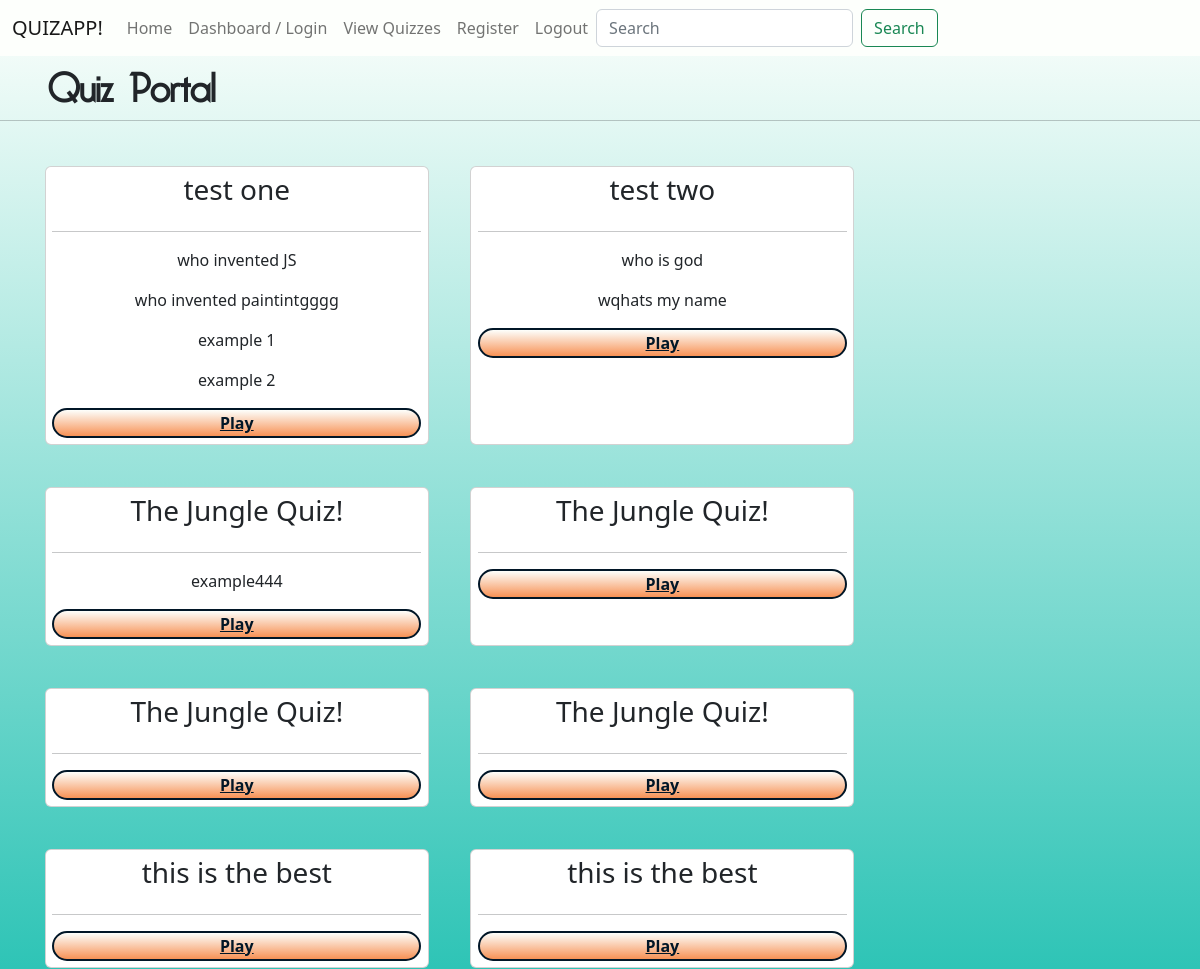
The app's page /quiz_portal, older data.
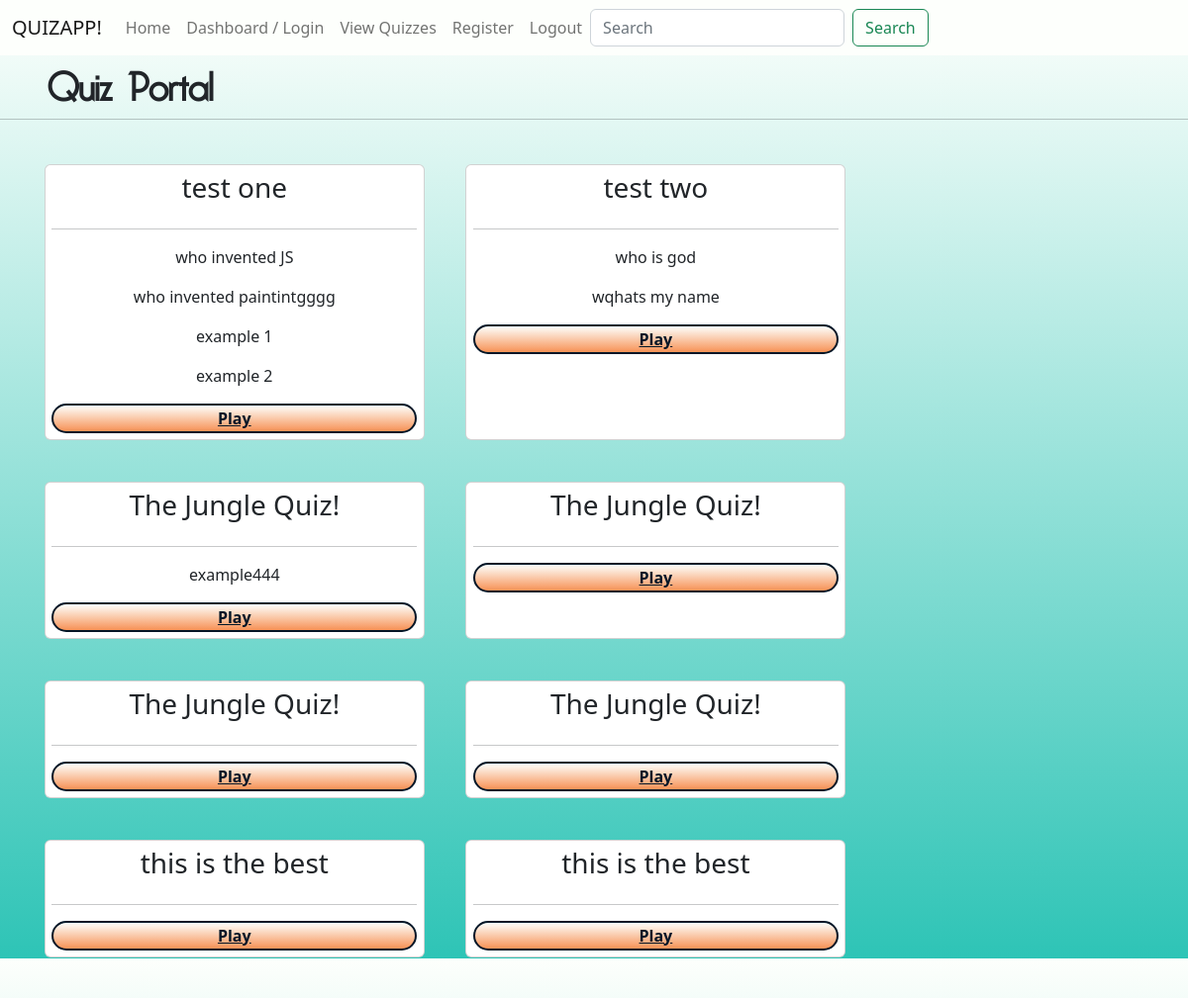
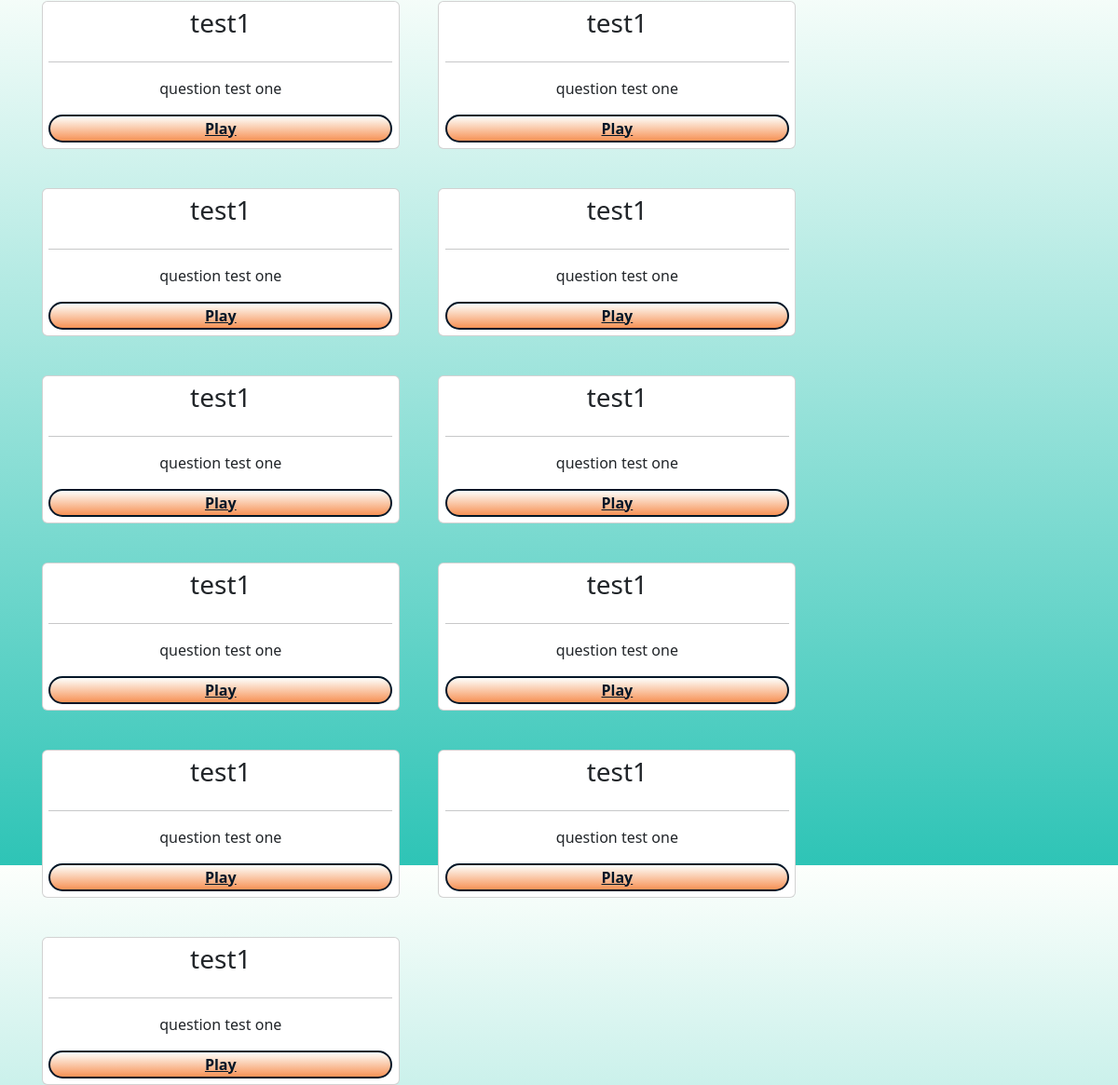
The same page, newer data (2 pictures, top to bottom).
### models.py (models this page shows)
class Quiz(db.Model):
    id = db.Column(db.Integer, primary_key=True, nullable=False)
    name = db.Column(db.String(30))
    date_created = db.Column(db.DateTime, nullable=False, default=datetime.utcnow())
    questions = db.relationship('Question', cascade="all, delete, delete-orphan", backref="quiz")

class Question(db.Model):
    id = db.Column(db.Integer, primary_key=True, nullable=False)
    name = db.Column(db.String(300))
    quiz_id = db.Column(db.Integer, db.ForeignKey('quiz.id'), nullable=False)
    answers = db.relationship('Answer', cascade="all, delete, delete-orphan", backref="question")

### user_views.py (the view)
@user_view.route("/quiz_portal")
def quiz_portal():
    quiz_total_list = Quiz.query.all()
    return render_template("user/quiz_portal.html", quiz_total_list=quiz_total_list)

### templates/user/quiz_portal.html
{% extends 'base.html' %}
{% block content %}
<h1 class="page-title">Quiz Portal</h1>
<hr/>
<div id="quiz_portal_container">
    {% for entry in quiz_total_list %}
    <div class="card quiz-container">
    <h3>{{entry.name}}</h3>
    <div id="desktop">
        <hr/>
        {% for question in entry.questions %}
        <p>{{question.name}}</p>
        {% endfor %}
    </div>
    <button id="play-btn"><a href="{{url_for("user_view.play_quiz", quiz_title=entry.name)}}">Play</a></button>
    </div>
    {% endfor %}
</div>
{% endblock %}

### templates/base.html (shortened to what this page needs)
<!DOCTYPE html>
<html lang="en">
<head>
    <link rel="stylesheet" href="{{ url_for('static', filename='css/checkbox.css')}}">
    <link rel="stylesheet" href="{{ url_for('static', filename='css/style.css')}}">
    <link rel="stylesheet" href="{{ url_for('static', filename='css/quiz.css')}}">
    <link href="https://cdn.jsdelivr.net/npm/bootstrap@5.2.0-beta1/dist/css/bootstrap.min.css" rel="stylesheet"
>
</head>
<body>
    <nav class="navbar navbar-expand-lg" id="navbar-bg">
        <div class="container-fluid">
            <a class="navbar-brand" href="url_for('#')">QUIZAPP!</a>
            <div class="collapse navbar-collapse" id="navbarDropdown">
                <ul class="navbar-nav">
                    <li class="nav-item">
                        <a class="nav-link" href="{{ url_for('my_view.home')}}">Home</a>
                    </li>
                    <li class="nav-item">
                        <a class="nav-link" href="{{ url_for('login_views.dashboard')}}">Dashboard / Login</a>
                    </li>
                    {% if "Admin" in current_user.roles %}
                    <li class="nav-item dropdown">
                        <a class="nav-link dropdown-toggle" href="#" id="navbarDropdown" role="button"
                            data-bs-toggle="dropdown" aria-expanded="false">
                            Admin
                        </a>
                        <ul class="dropdown-menu" aria-labelledby="navbarDropdown">
                            <a class="dropdown-item" href="{{ url_for('admin.index')}}">Admin Portal</a>
                            <a class="dropdown-item" href="{{ url_for('my_view.add_quiz')}}">Add Quiz</a>
                            <a class="dropdown-item" href="{{ url_for('my_view.show_quiz')}}">Show Quizzes</a>
                        </ul>
                    </li>
                    {% elif "User" in current_user.roles %}
                    <li class="nav-item">
                        <a class="nav-link" href="{{ url_for('user_view.quiz_portal')}}">Show Quiz Portal</a>
                    </li>
                    {% else %}
                    <li class="nav-item">
                        <a class="nav-link" href="{{ url_for('my_view.view_quiz')}}">View Quizzes</a>
                    </li>
                    {% endif %}
                    <li class="nav-item">
                        <a class="nav-link" href="{{ url_for('login_views.register')}}">Register</a>
                    </li>
                    <li class="nav-item">
                        <a class="nav-link" href="{{ url_for('login_views.logout')}}">Logout</a>
                    </li>
                </ul>
                <form class="d-flex" role="search" action="{{ url_for('my_view.search') }}">
                    <input class="form-control me-2" type="search" placeholder="Search" aria-label="Search" name="search" id="search">
                    <button class="btn btn-outline-success" type="submit">Search</button>
                </form>
            </div>
        </div>
    </nav>
    {% block content %}
    {% endblock %}
</body>
</html>

### static/css/checkbox.css (style rules this page uses)
:root { --lerouge: #FB4D3D; --leorange: #F79256; --leblue: #2EC4B6; --lewhite: #FDFFFC; --lenoir: #011627; }

### static/css/style.css (style rules this page uses)
:root { --lerouge: #FB4D3D; --leorange: #F79256; --leblue: #2EC4B6; --lewhite: #FDFFFC; --lenoir: #011627; }
html { height: fit-content; }
body { height: 100%; background: linear-gradient(to top, var(--leblue), var(--lewhite)); background-size:cover; background-repeat:repeat; font-family: 'Raleway', sans-serif; color: var(--lenoir); }
h1 { font-family: 'bella', sans-serif; margin-left: 1.5rem; }
#navbar-bg { background-color: var(--lewhite); }
#play-btn { background: linear-gradient(to top, var(--leorange), var(--lewhite)); border-radius: 20px; border:#011627 solid 2px; }
#play-btn a { color: #011627; font-weight: bold; }
#quiz_portal_container { text-align: center; display: flex; flex-wrap: wrap; margin: 1.5rem; min-width: 24rem; height: 100vh; }
.quiz-container { margin: 1.3rem; width: 24rem; height: 36rem; padding: 0.4rem; }
.page-title { font-family: 'bella', sans-serif; font-weight: bold; margin-left: 3rem; }

### static/css/quiz.css (style rules this page uses)
* { box-sizing: border-box; }
:root { --lerouge: #FB4D3D; --leorange: #F79256; --leblue: #2EC4B6; --lewhite: #FDFFFC; --lenoir: #011627; }

Row changes from the older to the newer data that the page shows:
added Quiz: name "test1"
added Question: name "question test one", shown under "test1"
added Quiz: name "test1"
added Question: name "question test one", shown under "test1"
added Quiz: name "test1"
added Question: name "question test one", shown under "test1"
added Quiz: name "test1"
added Question: name "question test one", shown under "test1"
added Quiz: name "test1"
added Question: name "question test one", shown under "test1"
added Quiz: name "test1"
added Question: name "question test one", shown under "test1"
added Quiz: name "test1"
added Question: name "question test one", shown under "test1"
added Quiz: name "test1"
added Question: name "question test one", shown under "test1"
added Quiz: name "test1"
added Question: name "question test one", shown under "test1"
added Quiz: name "test1"
added Question: name "question test one", shown under "test1"
added Quiz: name "test1"
added Question: name "question test one", shown under "test1"
